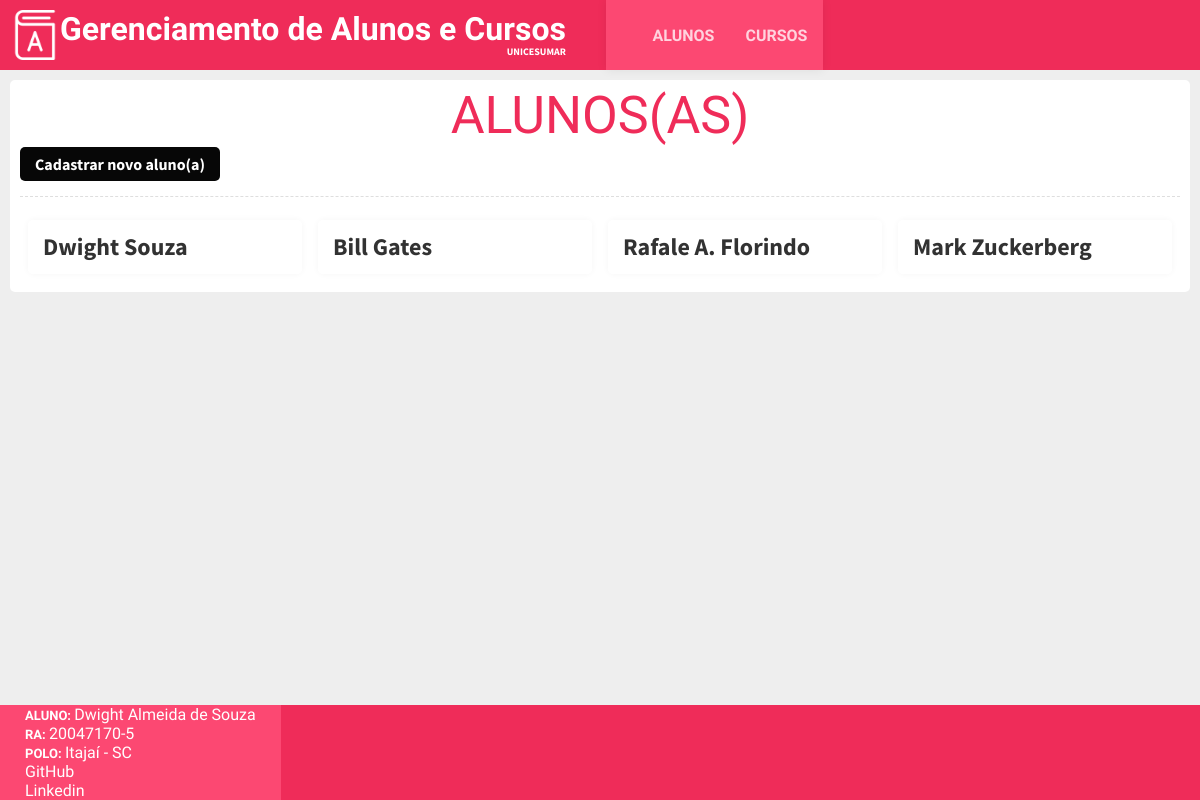
Screenshot of /controller/index.php with the database file from the repository.
### tables this page shows
CREATE TABLE `alunos` (
  `Id` int(100) NOT NULL,
  `name` varchar(80) NOT NULL,
  `email` varchar(80) NOT NULL,
  `password` varchar(64) NOT NULL,
  `phone` varchar(15) NOT NULL,
  `course` varchar(64) NOT NULL,
  `status` int(1) NOT NULL
);

### controller/alunos.php (called while the page is built, shortened)
<?php
class alunos {
	private function listarAlunos(){
		include("../model/conexao.php");
		$dados = array();
		$query = $conn->query("SELECT * FROM alunos");
		while($registo = $query->fetch_assoc()){
			$dados[] = $registo;
		}
		return $dados;
	}
	public function exibirView(){
		if(isset($_GET["acao"])){
			switch($_GET["acao"]){
				case "cadastro":
					$conteudo = "../view/alunos/cadastro.php";
					break;
				case "detalhes":
					$alunos = $this->getdetalhes();
					$conteudo = "../view/alunos/detalhes.php";
					break;
				case "inserir_alunos":
					$mensagem = $this->inserirAlunos();
					$redirecionar = "alunos.php";
					$conteudo = "../view/mensagem.php";
			}
		} else {
			$alunos = $this->listarAlunos();
		}
		include("../view/view.php");
	}
}
$alunos = new alunos;
$alunos->exibirView();

### controller/index.php (called while the page is built)
<?php
include("alunos.php");

### view/alunos/lista.php (the view)
<section id="conteudo">
	<header class="column">
		<h1>Alunos(as)</h1>
		<div class="ferramentas">
			<a href="alunos.php?acao=cadastro" class="botao">Cadastrar novo aluno(a)</a>
		</div>
	</header>
		<ul class="lista">
			<?php
			foreach($alunos as $aluno){
			?>
			<a href="alunos.php?acao=detalhes&id=<?=$aluno["Id"];?>">
				<li>
					<div>
						<h1><?=$aluno["name"];?></h1>
					</div>
				</li>
			</a>
			<?php
		}
		?>
	</ul>
</section>

### view/view.php (shortened to what this page needs)
<!DOCTYPE html>
<html lang="pt-br">
	<head>
		<link rel="stylesheet" type="text/css" href="../css/estilos.css" />
	</head>
	<body>
		<header id="header">
			<div class="logotipo">
				<img src="../imagens/logotipo.png" />
				<div>
					<h1>Gerenciamento de Alunos e Cursos</h1>
					<span><a href="https://www.unicesumar.edu.br/home/" target=blank>Unicesumar</span>
				</div>
			</div>
			<nav class="menu">
				<a href="alunos.php"><span>Alunos</span></a>
				<a href="cursos.php"><span>Cursos</span></a>
			</nav>
		</header>
		<div id="wrapper">
			<?php include($conteudo);?>
		</div>
		<footer>
			<ul>
				<li><b>Aluno: </b> Dwight Almeida de Souza</li>
				<li><b>RA: </b> 20047170-5</li>
				<li><b>Polo: </b> Itajaí - SC</li>
				<li><b><a href ="https://github.com/DwightSouza/Perfil" target=blanck></b>GitHub</li>
				<li><b></li><a href ="https://www.linkedin.com/in/dwight-souza-0112a474/" target=blanck></b>Linkedin</li>
			</ul>
		</footer>
	</body>
</html>

### css/estilos.css (style rules this page uses)
html { height: 100%; box-sizing: border-box; }
*, *:before, *:after { box-sizing: inherit; }
body { margin: 0; padding: 0; background: #EEE; font-family: 'Source Sans Pro', sans-serif; min-height: 100%; position: relative; }
#wrapper { padding-bottom: 120px; min-height: 100%; }
h1, h2, h3, h4, h5, h6 { margin: 0; padding: 0; line-height: 100%; }
ul, li { margin: 0; padding: 0; list-style: none; }
a, a:hover, a:focus, a:visited { text-decoration: none; color: inherit }
.botao, input, button, select { font-family: 'Source Sans Pro', sans-serif; font-size: 16px; border-radius: 5px; background: #FFF; }
.botao { border: none !important; background: #070707; padding: 7px 15px; font-weight: bold; color: #FFF !important; cursor: pointer; box-shadow: 0 0 0px transparent; transition: background 500ms, box-shadow 500ms; align-self: center; }
#header { background: #ef2c59; display: flex; }
#header .logotipo { display: flex; color: #FFF; padding: 10px; }
#header .logotipo img { height: 50px; }
#header .logotipo div { display: flex; flex-direction: column; justify-content: center; }
#header .logotipo span { text-transform: uppercase; font-size: 10px; font-weight: bold; text-align: right; }
#header .logotipo h1 { font-family: 'Dosis', sans-serif; }
#header .menu { font-family: 'Dosis', sans-serif; text-transform: uppercase; color: #ffd3de; font-weight: bold; background: #fc4872; display: flex; margin-left: 30px; box-shadow: 0 0 10px rgba(0, 0, 0, 0.07); }
#header .menu a { margin: 0.5px; padding-left: 15px; padding-right: 15px; display: flex; transition: text-shadow 500ms, color 500ms; text-shadow: 0 0 0px transparent; }
#header .menu a span { margin: auto; }
footer { background: #ef2c59; display: flex; font-family: 'Dosis', sans-serif; position: absolute; right: 0; bottom: 0; left: 0; }
footer ul { display: flex; flex-direction: column; justify-content: center; color: #FFF; background: #fc4872; padding: 0 25px; }
footer ul b { text-transform: uppercase; font-size: 13px; }
#conteudo { margin: 10px; padding: 10px; background: #FFF; border-radius: 5px; }
.column { flex-direction: column !important; }
#conteudo header { padding-bottom: 15px; margin-bottom: 15px; border-bottom: 1px dashed #dedede; display: flex; }
#conteudo header h1 { font-size: 52px; text-align: center; text-transform: uppercase; font-weight: normal; font-family: 'Dosis', sans-serif; color: #ef2c59; }
#conteudo .lista { display: flex; flex-wrap: wrap; }
#conteudo .lista a { width: 25%; min-width: 25%; max-width: 25%; display: flex; }
#conteudo .lista a li { flex-grow: 1; display: flex; margin: 8px; box-shadow: 0 0 10px rgba(0, 0, 0, 0.05); border-radius: 5px; transition: box-shadow 200ms, opacity 200ms; overflow: hidden; font-weight: normal; opacity: 0.8; }
#conteudo .lista a div { margin: auto 0; padding: 15px; }
.ferramentas { margin-top: 5px; display: flex; }
.ferramentas .botao { margin-right: 5px; }

### rows the page displays
alunos: name "Dwight Souza"
alunos: name "Bill Gates"
alunos: name "Rafale A. Florindo"
alunos: name "Mark Zuckerberg"
